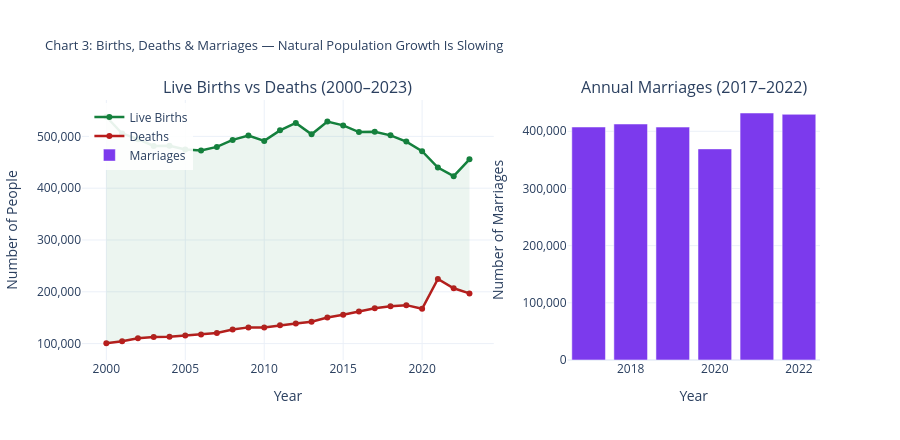

Here is the notebook cell this chart was saved with:
### Code cell
# ============================================================
# CELL 4 — CHART 3: Births vs Deaths vs Marriages
# Dual-panel: natural growth trend + marriage decline
# ============================================================

b = births.sort_values('year').copy()
d = deaths.sort_values('year').copy()

# marriages: use 'both' sex if available, else sum or use as-is
if 'sex' in marriages.columns:
    m_vals = marriages['sex'].unique()
    if 'both' in m_vals:
        m = marriages[marriages['sex'] == 'both'].sort_values('year').copy()
    else:
        m = marriages.groupby('year')['abs'].sum().reset_index()
        m['year'] = m['year'].astype(int)
else:
    m = marriages.sort_values('year').copy()

b_yr = f"{int(b['year'].min())}–{int(b['year'].max())}"
d_yr = f"{int(d['year'].min())}–{int(d['year'].max())}"
m_yr = f"{int(m['year'].min())}–{int(m['year'].max())}"
print(f'Births  : {b_yr}  |  {len(b)} rows')
print(f'Deaths  : {d_yr}  |  {len(d)} rows')
print(f'Marriages: {m_yr}  |  {len(m)} rows')

fig = make_subplots(
    rows=1, cols=2,
    subplot_titles=[
        f'Live Births vs Deaths ({b_yr})',
        f'Annual Marriages ({m_yr})'
    ],
    column_widths=[0.62, 0.38],
    horizontal_spacing=0.10
)

# LEFT: Births line
fig.add_trace(go.Scatter(
    x=b['year'], y=b['abs'], mode='lines+markers', name='Live Births',
    line=dict(color='#15803D', width=2.5), marker=dict(size=6),
    hovertemplate='%{x}: <b>%{y:,.0f}</b> births<extra></extra>'
), row=1, col=1)

# LEFT: Deaths line
fig.add_trace(go.Scatter(
    x=d['year'], y=d['abs'], mode='lines+markers', name='Deaths',
    line=dict(color='#B91C1C', width=2.5), marker=dict(size=6),
    hovertemplate='%{x}: <b>%{y:,.0f}</b> deaths<extra></extra>'
), row=1, col=1)

# Shade natural growth gap
common_yrs = sorted(set(b['year'].tolist()) & set(d['year'].tolist()))
if common_yrs:
    b_c = b[b['year'].isin(common_yrs)].sort_values('year')
    d_c = d[d['year'].isin(common_yrs)].sort_values('year')
    fig.add_trace(go.Scatter(
        x=list(b_c['year']) + list(b_c['year'])[::-1],
        y=list(b_c['abs']) + list(d_c['abs'])[::-1],
        fill='toself', fillcolor='rgba(21,128,61,0.08)',
        line=dict(color='rgba(0,0,0,0)'),
        showlegend=False, hoverinfo='skip', name='growth_fill'
    ), row=1, col=1)

# RIGHT: Marriages bar
fig.add_trace(go.Bar(
    x=m['year'], y=m['abs'], name='Marriages',
    marker_color='#7C3AED', marker_line_color='white', marker_line_width=0.5,
    hovertemplate='%{x}: <b>%{y:,.0f}</b> marriages<extra></extra>'
), row=1, col=2)

fig.update_layout(
    title='Chart 3: Births, Deaths & Marriages — Natural Population Growth Is Slowing',
    template='plotly_white', height=440, title_font_size=13,
    legend=dict(x=0.01, y=0.99, bgcolor='rgba(255,255,255,0.9)'),
    hovermode='x unified'
)
fig.update_yaxes(tickformat=',', title_text='Number of People', row=1, col=1)
fig.update_yaxes(tickformat=',', title_text='Number of Marriages', row=1, col=2)
fig.update_xaxes(title_text='Year', row=1, col=1)
fig.update_xaxes(title_text='Year', row=1, col=2)

fig.write_html('../outputs/chart03_births_deaths_marriages.html')
fig.show()
print(f'\n✅  Saved: outputs/chart03_births_deaths_marriages.html')
print(f'INSIGHT  Births   ({int(b.iloc[-1]["year"])}): {int(b.iloc[-1]["abs"]):,}')
print(f'         Deaths   ({int(d.iloc[-1]["year"])}): {int(d.iloc[-1]["abs"]):,}')
print(f'         Marriages({int(m.iloc[-1]["year"])}): {int(m.iloc[-1]["abs"]):,}')
print('         Fewer marriages → fewer births → ageing accelerates.')

### Figure 1 — Plotly figure (JSON) as saved in the notebook; plotly's stock layout.template omitted (floating-point values rounded to 4 significant figures)
{"data": [{"hovertemplate": "%{x}: <b>%{y:,.0f}</b> births<extra></extra>", "line": {"color": "#15803D", "width": 2.5}, "marker": {"size": 6}, "mode": "lines+markers", "name": "Live Births", "type": "scatter", "x": [2000, 2001, 2002, 2003, 2004, 2005, 2006, 2007, 2008, 2009, 2010, 2011, 2012, 2013, 2014, 2015, 2016, 2017, 2018, 2019, 2020, 2021, 2022, 2023], "xaxis": "x", "y": [537853, 505479, 494538, 481399, 481800, 474473, 472698, 479647, 493203, 501644, 491239, 511594, 526012, 503914, 528612, 521136, 508203, 508685, 501945, 489863, 471504, 439744, 423124, 455761], "yaxis": "y"}, {"hovertemplate": "%{x}: <b>%{y:,.0f}</b> deaths<extra></extra>", "line": {"color": "#B91C1C", "width": 2.5}, "marker": {"size": 6}, "mode": "lines+markers", "name": "Deaths", "type": "scatter", "x": [2000, 2001, 2002, 2003, 2004, 2005, 2006, 2007, 2008, 2009, 2010, 2011, 2012, 2013, 2014, 2015, 2016, 2017, 2018, 2019, 2020, 2021, 2022, 2023], "xaxis": "x", "y": [100707, 104531, 110367, 112744, 113192, 115436, 117778, 120670, 127098, 131328, 130978, 135463, 138692, 142202, 150318, 155786, 162201, 168168, 172031, 174254, 167181, 224931, 206780, 196965], "yaxis": "y"}, {"fill": "toself", "fillcolor": "rgba(21,128,61,0.08)", "hoverinfo": "skip", "line": {"color": "rgba(0,0,0,0)"}, "name": "growth_fill", "showlegend": false, "type": "scatter", "x": [2000, 2001, 2002, 2003, 2004, 2005, 2006, 2007, 2008, 2009, 2010, 2011, 2012, 2013, 2014, 2015, 2016, 2017, 2018, 2019, 2020, 2021, 2022, 2023, 2023, 2022, 2021, 2020, 2019, 2018, 2017, 2016, 2015, 2014, 2013, 2012, 2011, 2010, 2009, 2008, 2007, 2006, 2005, 2004, 2003, 2002, 2001, 2000], "xaxis": "x", "y": [537853, 505479, 494538, 481399, 481800, 474473, 472698, 479647, 493203, 501644, 491239, 511594, 526012, 503914, 528612, 521136, 508203, 508685, 501945, 489863, 471504, 439744, 423124, 455761, 196965, 206780, 224931, 167181, 174254, 172031, 168168, 162201, 155786, 150318, 142202, 138692, 135463, 130978, 131328, 127098, 120670, 117778, 115436, 113192, 112744, 110367, 104531, 100707], "yaxis": "y"}, {"hovertemplate": "%{x}: <b>%{y:,.0f}</b> marriages<extra></extra>", "marker": {"color": "#7C3AED", "line": {"color": "white", "width": 0.5}}, "name": "Marriages", "type": "bar", "x": [2017, 2018, 2019, 2020, 2021, 2022], "xaxis": "x2", "y": [407482, 412704, 407322, 369178, 431946, 429648], "yaxis": "y2"}], "layout": {"annotations": [{"font": {"size": 16}, "showarrow": false, "text": "Live Births vs Deaths (2000–2023)", "x": 0.279, "xanchor": "center", "xref": "paper", "y": 1, "yanchor": "bottom", "yref": "paper"}, {"font": {"size": 16}, "showarrow": false, "text": "Annual Marriages (2017–2022)", "x": 0.829, "xanchor": "center", "xref": "paper", "y": 1, "yanchor": "bottom", "yref": "paper"}], "height": 440, "hovermode": "x unified", "legend": {"bgcolor": "rgba(255,255,255,0.9)", "x": 0.01, "y": 0.99}, "title": {"font": {"size": 13}, "text": "Chart 3: Births, Deaths & Marriages — Natural Population Growth Is Slowing"}, "xaxis": {"anchor": "y", "domain": [0, 0.558], "title": {"text": "Year"}}, "xaxis2": {"anchor": "y2", "domain": [0.658, 1], "title": {"text": "Year"}}, "yaxis": {"anchor": "x", "domain": [0, 1], "tickformat": ",", "title": {"text": "Number of People"}}, "yaxis2": {"anchor": "x2", "domain": [0, 1], "tickformat": ",", "title": {"text": "Number of Marriages"}}}}
